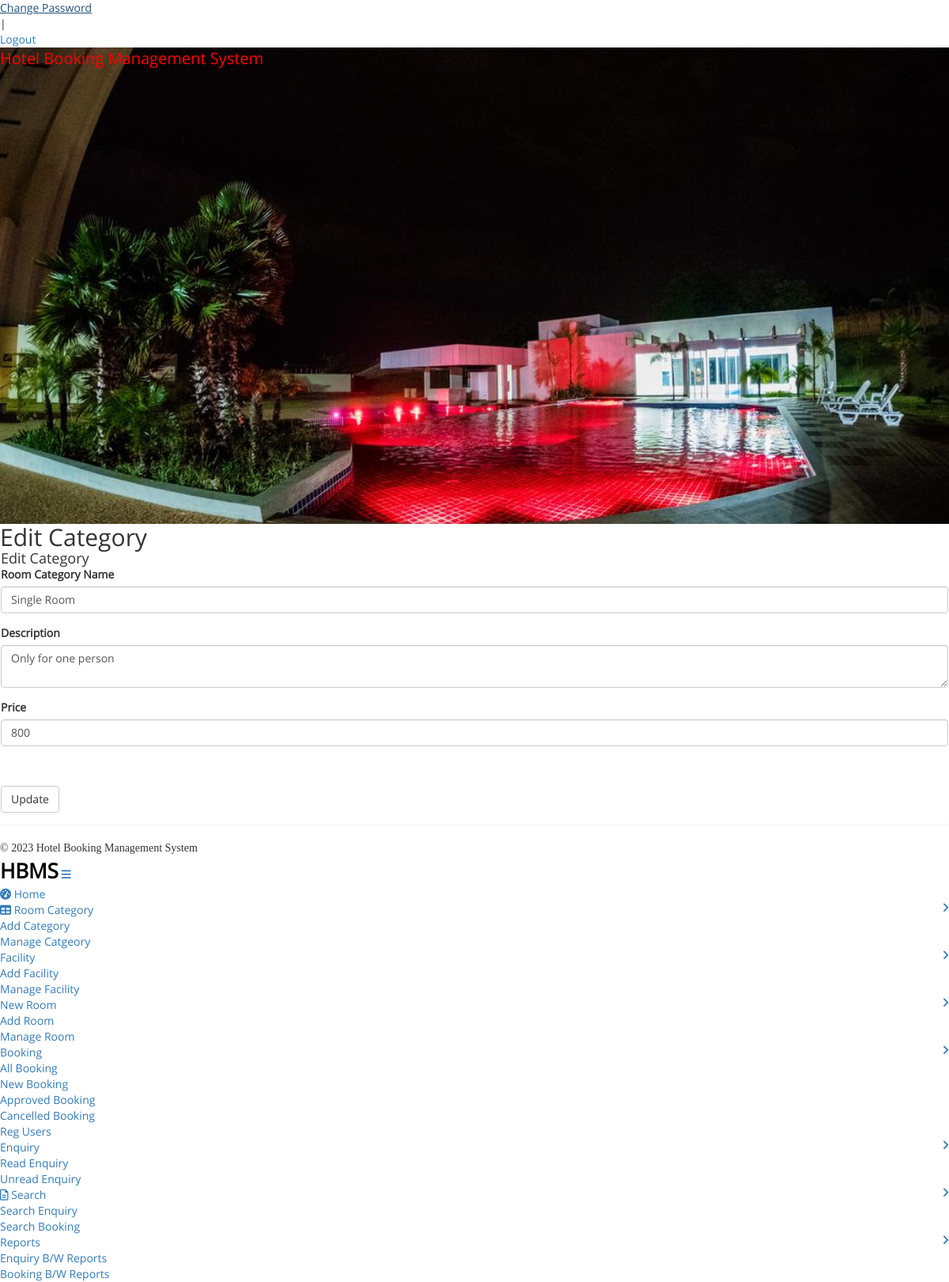
/edit_category/2 (signed in), run on the app's committed database.
### hotel/models.py (models this page shows, shortened)
class Category(models.Model):
    categoryname = models.CharField(max_length=120)
    description = models.CharField(max_length=500)
    price = models.IntegerField()

### hotel/views.py (the view, shortened to what this page needs)
# urls.py: path('edit_category/<int:pid>',edit_category,name='edit_category'),
def edit_category(request,pid):
    if not request.user.is_authenticated:
        return redirect('login')
    category = Category.objects.get(id=pid)
    error = ""
    d = {'error': error,'category':category}
    return render(request, 'edit_category.html',d)

### hotel/templates/edit_category.html (shortened to what this page needs)
{% load static %}
{% block body %}
<html>
<head>
<link href="{% static 'admin/css/bootstrap.min.css' %}" rel='stylesheet' type='text/css' />
<link href="{% static 'admin/css/style.css' %}" rel='stylesheet' type='text/css' />
<link href="{% static 'admin/css/font-awesome.css' %}" rel="stylesheet">
<link rel="stylesheet" href="{% static 'admin/css/icon-font.min.css' %}" type='text/css' />
</head>
<body>
   <div class="page-container">
	<div class="left-content">
	   <div class="inner-content">
			{% include 'adminheader.html' %}
			<div class="content">
<div class="women_main">
	<div class="grids">
					<div class="progressbar-heading grids-heading">
						<h2>Edit Category</h2>
					</div>
					<div class="panel panel-widget forms-panel">
						<div class="forms">
							<div class="form-grids widget-shadow" data-example-id="basic-forms">
								<div class="form-title">
									<h4>Edit Category</h4>
								</div>
								<div class="form-body">
									<form method="post" enctype="multipart/form-data">
										<div class="form-group">
											<div class="form-group"> <label for="exampleInputEmail1">Room Category Name</label> <input type="text" class="form-control" name="categoryname" value="{{category.categoryname}}" required='true'> </div>
											<div class="form-group"> <label for="exampleInputEmail1">Description</label> <textarea class="form-control" name="description"  required='true'>{{category.description}} </textarea></div>
											<div class="form-group"> <label for="exampleInputEmail1">Price</label> <input type="text" class="form-control" name="price" value="{{category.price}}" required='true'> </div>
										 </div>
         <button type="submit" class="btn btn-default" name="submit">Update</button> </form>
								</div>
							</div>
						</div>
					</div>
				</div>
{% include 'adminfooter.html' %}
</div>
</div>
		</div>
</div>
			{% include 'adminsidebar.html' %}
							</div>
</body>
</html>
{% endblock %}

### hotel/static/css/style.css (style rules this page uses)
h1,h2,h3,h4,h5,h6 { padding:0 0; margin:0 0; }
body { padding:0 0; margin:0 0; font-family: 'OpenSans-Regular' }

### data on the page
Category: categoryname "Single Room", description "Only for one person", price "800"
